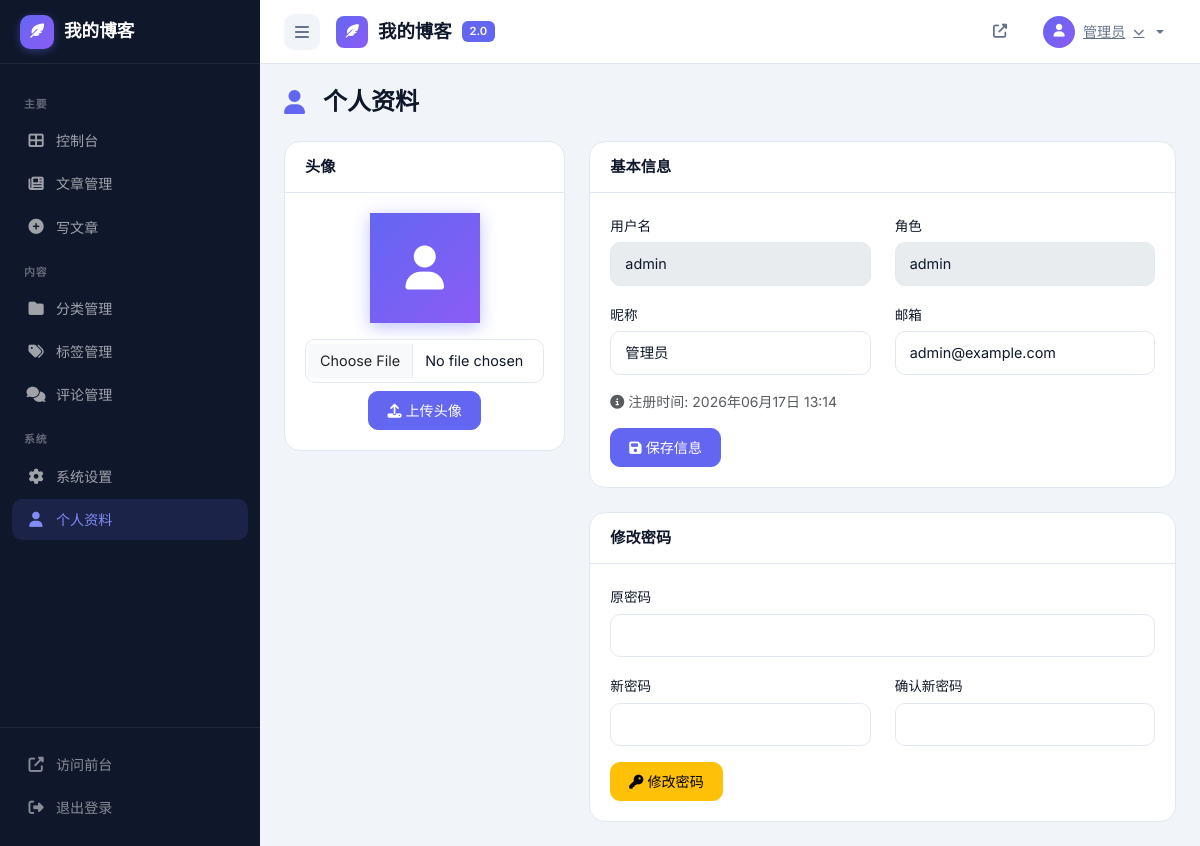
/admin/profile (signed in), run on the app's committed database.
### tables this page shows
CREATE TABLE IF NOT EXISTS `users` (
    `id` INT UNSIGNED AUTO_INCREMENT PRIMARY KEY,
    `username` VARCHAR(50) NOT NULL UNIQUE,
    `password` VARCHAR(255) NOT NULL,
    `email` VARCHAR(100) NOT NULL,
    `nickname` VARCHAR(50) DEFAULT '',
    `avatar` VARCHAR(255) DEFAULT '',
    `role` ENUM('admin','author','editor') DEFAULT 'author',
    `status` TINYINT(1) DEFAULT 1,
    `created_at` DATETIME DEFAULT CURRENT_TIMESTAMP,
    `updated_at` DATETIME DEFAULT CURRENT_TIMESTAMP ON UPDATE CURRENT_TIMESTAMP
);

### database.php (called while the page is built, shortened)
<?php
class Database {
    private static $instance = null;
    private $pdo;
    private $connected = false;
    private function __construct() {
        $dsn = 'mysql:host=' . DB_HOST . ';port=' . DB_PORT . ';charset=utf8mb4';
        try {
            $this->pdo = new PDO($dsn, DB_USER, DB_PASS, [
                PDO::ATTR_ERRMODE => PDO::ERRMODE_EXCEPTION,
                PDO::MYSQL_ATTR_INIT_COMMAND => "SET NAMES utf8mb4",
                PDO::ATTR_DEFAULT_FETCH_MODE => PDO::FETCH_ASSOC,
                PDO::ATTR_EMULATE_PREPARES => false,
            ]);
            $this->pdo->exec("USE `" . DB_NAME . "`");
            $this->connected = true;
        } catch (PDOException $e) {
            $this->connected = false;
            $this->pdo = null;
        }
    }
    public static function getInstance() {
        if (self::$instance === null) {
            self::$instance = new self();
        }
        return self::$instance;
    }
    public function isConnected() {
        return $this->connected;
    }
    public function query($sql, $params = []) {
        $stmt = $this->pdo->prepare($sql);
        $stmt->execute($params);
        return $stmt;
    }
    public function fetchAll($sql, $params = []) {
        $result = $this->query($sql, $params);
        return $result ? $result->fetchAll() : [];
    }
    public function fetchOne($sql, $params = []) {
        $result = $this->query($sql, $params);
        return $result ? $result->fetch() : false;
    }
}
function db() {
    return Database::getInstance();
}

### functions.php (called while the page is built, shortened)
<?php
function is_installed() {
    return db()->isConnected();
}
function clean($str) {
    return htmlspecialchars($str, ENT_QUOTES, 'UTF-8');
}
function format_date($date, $format = 'Y-m-d') {
    return date($format, strtotime($date));
}
function is_login() {
    return !empty($_SESSION['user_id']);
}
function current_user() {
    static $user = null;
    if ($user === null) {
        $user = db()->fetchOne("SELECT * FROM users WHERE id = ?", [$_SESSION['user_id']]);
    }
    return $user;
}
function get_option($key, $default = '') {
    $defaults = [
        'site_name' => '我的博客',
        'site_desc' => '一个简洁优雅的个人博客',
        'site_keywords' => '博客,技术,分享',
        'site_url' => 'http://localhost/boke',
        'admin_email' => 'admin@example.com',
        'comment_check' => '1',
        'posts_per_page' => '8',
    ];
    static $options = null;
    if ($options === null) {
        $rows = db()->fetchAll("SELECT option_key, option_value FROM options");
        $options = [];
        foreach ($rows as $row) {
            $options[$row['option_key']] = $row['option_value'];
        }
    }
    return isset($options[$key]) ? $options[$key] : (isset($defaults[$key]) ? $defaults[$key] : $default);
}
    ?>

### admin/profile.php (the view, shortened to what this page needs)
<?php
$user = current_user();
include __DIR__ . '/../admin/views/header.php';
?>
<div class="page-header">
    <h1><i class="fas fa-user me-2"></i>个人资料</h1>
</div>
<div class="row">
    <div class="col-lg-4">
        <div class="admin-card">
            <div class="admin-card-header">
                <h5>头像</h5>
            </div>
            <div class="admin-card-body text-center">
                <div class="profile-avatar mb-3">
                    <?php if ($user['avatar']): ?>
                    <img src="<?php echo clean($user['avatar']); ?>" alt="头像" style="width:120px;height:120px;border-radius:50%;object-fit:cover;">
                    <?php else: ?>
                    <div class="avatar-placeholder-lg">
                        <i class="fas fa-user"></i>
                    </div>
                    <?php endif; ?>
                </div>
                <form method="POST" enctype="multipart/form-data">
                    <input type="file" name="avatar" accept="image/*" class="form-control mb-2" required>
                    <button type="submit" class="btn btn-primary btn-sm">
                        <i class="fas fa-upload me-1"></i>上传头像
                    </button>
                </form>
            </div>
        </div>
    </div>
    <div class="col-lg-8">
        <div class="admin-card mb-4">
            <div class="admin-card-header">
                <h5>基本信息</h5>
            </div>
            <div class="admin-card-body">
                <form method="POST">
                    <div class="row mb-3">
                        <div class="col-md-6">
                            <label class="form-label">用户名</label>
                            <input type="text" class="form-control" value="<?php echo clean($user['username']); ?>" disabled>
                        </div>
                        <div class="col-md-6">
                            <label class="form-label">角色</label>
                            <input type="text" class="form-control" value="<?php echo $user['role']; ?>" disabled>
                        </div>
                    </div>
                    <div class="row mb-3">
                        <div class="col-md-6">
                            <label class="form-label">昵称</label>
                            <input type="text" name="nickname" class="form-control" value="<?php echo clean($user['nickname']); ?>" required>
                        </div>
                        <div class="col-md-6">
                            <label class="form-label">邮箱</label>
                            <input type="email" name="email" class="form-control" value="<?php echo clean($user['email']); ?>" required>
                        </div>
                    </div>
                    <div class="text-muted small mb-3">
                        <i class="fas fa-info-circle me-1"></i>注册时间: <?php echo format_date($user['created_at'], 'Y年m月d日 H:i'); ?>
                    </div>
                    <button type="submit" class="btn btn-primary">
                        <i class="fas fa-save me-1"></i>保存信息
                    </button>
                </form>
            </div>
        </div>
        <div class="admin-card">
            <div class="admin-card-header">
                <h5>修改密码</h5>
            </div>
            <div class="admin-card-body">
                <form method="POST">
                    <div class="mb-3">
                        <label class="form-label">原密码</label>
                        <input type="password" name="old_password" class="form-control" required>
                    </div>
                    <div class="row mb-3">
                        <div class="col-md-6">
                            <label class="form-label">新密码</label>
                            <input type="password" name="new_password" class="form-control" required minlength="6">
                        </div>
                        <div class="col-md-6">
                            <label class="form-label">确认新密码</label>
                            <input type="password" name="confirm_password" class="form-control" required minlength="6">
                        </div>
                    </div>
                    <button type="submit" class="btn btn-warning">
                        <i class="fas fa-key me-1"></i>修改密码
                    </button>
                </form>
            </div>
        </div>
    </div>
</div>
<?php include __DIR__ . '/../admin/views/footer.php'; ?>

### admin/views/header.php (shortened to what this page needs)
<?php
$siteName = get_option('site_name', SITE_NAME);
$currentUser = current_user();
$currentPage = basename($_SERVER['REQUEST_URI'], '.php');
?>
<!DOCTYPE html>
<html lang="zh-CN">
<head>
    <link rel="stylesheet" href="https://cdn.jsdelivr.net/npm/bootstrap@5.3.0/dist/css/bootstrap.min.css">
    <link rel="stylesheet" href="https://cdnjs.cloudflare.com/ajax/libs/font-awesome/6.4.0/css/all.min.css">
    <link rel="stylesheet" href="<?php echo SITE_URL; ?>/assets/css/admin.css">
</head>
<body>
<aside class="admin-sidebar" id="adminSidebar">
    <div class="sidebar-brand">
        <a href="<?php echo SITE_URL; ?>/admin/">
            <span class="brand-icon"><i class="fas fa-feather-alt"></i></span>
            <?php echo clean($siteName); ?>
        </a>
    </div>
    <div class="sidebar-menu">
        <div class="menu-label">主要</div>
        <a href="<?php echo SITE_URL; ?>/admin/dashboard" class="menu-item <?php echo $currentPage === 'index' || $currentPage === 'dashboard' || $currentPage === '' ? 'active' : ''; ?>">
            <i class="fas fa-th-large"></i><span>控制台</span>
        </a>
        <a href="<?php echo SITE_URL; ?>/admin/posts" class="menu-item <?php echo in_array($currentPage, ['posts', 'post-edit', 'post-add']) ? 'active' : ''; ?>">
            <i class="fas fa-newspaper"></i><span>文章管理</span>
        </a>
        <a href="<?php echo SITE_URL; ?>/admin/post-add" class="menu-item <?php echo $currentPage === 'post-add' ? 'active' : ''; ?>">
            <i class="fas fa-plus-circle"></i><span>写文章</span>
        </a>
        <div class="menu-label">内容</div>
        <a href="<?php echo SITE_URL; ?>/admin/categories" class="menu-item <?php echo $currentPage === 'categories' ? 'active' : ''; ?>">
            <i class="fas fa-folder"></i><span>分类管理</span>
        </a>
        <a href="<?php echo SITE_URL; ?>/admin/tags" class="menu-item <?php echo $currentPage === 'tags' ? 'active' : ''; ?>">
            <i class="fas fa-tags"></i><span>标签管理</span>
        </a>
        <a href="<?php echo SITE_URL; ?>/admin/comments" class="menu-item <?php echo $currentPage === 'comments' ? 'active' : ''; ?>">
            <i class="fas fa-comments"></i><span>评论管理</span>
        </a>
        <div class="menu-label">系统</div>
        <a href="<?php echo SITE_URL; ?>/admin/settings" class="menu-item <?php echo $currentPage === 'settings' ? 'active' : ''; ?>">
            <i class="fas fa-cog"></i><span>系统设置</span>
        </a>
        <a href="<?php echo SITE_URL; ?>/admin/profile" class="menu-item <?php echo $currentPage === 'profile' ? 'active' : ''; ?>">
            <i class="fas fa-user"></i><span>个人资料</span>
        </a>
    </div>
    <div class="sidebar-footer">
        <a href="<?php echo SITE_URL; ?>/" target="_blank" class="menu-item">
            <i class="fas fa-external-link-alt"></i><span>访问前台</span>
        </a>
        <a href="<?php echo SITE_URL; ?>/admin/logout" class="menu-item">
            <i class="fas fa-sign-out-alt"></i><span>退出登录</span>
        </a>
    </div>
</aside>
<nav class="admin-nav">
    <div class="admin-nav-left">
        <button class="sidebar-toggle" id="sidebarToggle">
            <i class="fas fa-bars"></i>
        </button>
        <a href="<?php echo SITE_URL; ?>/admin/" class="admin-logo">
            <span class="brand-icon"><i class="fas fa-feather-alt"></i></span>
            <?php echo clean($siteName); ?>
            <span style="font-size:0.7rem;background:var(--admin-primary);color:#fff;padding:2px 8px;border-radius:6px;font-weight:600;">2.0</span>
        </a>
    </div>
    <div class="admin-nav-right">
        <a href="<?php echo SITE_URL; ?>/" target="_blank" class="nav-link-icon" title="访问前台">
            <i class="fas fa-external-link-alt"></i>
        </a>
        <div class="nav-user dropdown">
            <a href="#" class="dropdown-toggle" data-bs-toggle="dropdown">
                <div style="width:32px;height:32px;border-radius:50%;background:linear-gradient(135deg,var(--admin-primary),#8b5cf6);display:flex;align-items:center;justify-content:center;color:#fff;font-size:0.8rem;">
                    <i class="fas fa-user"></i>
                </div>
                <?php echo clean($currentUser['nickname'] ?: $currentUser['username']); ?>
                <i class="fas fa-chevron-down" style="font-size:0.7rem;"></i>
            </a>
        </div>
    </div>
</nav>
<div class="admin-main">
    <div class="admin-content">

### data on the page
users: nickname "管理员", username "admin", role "admin", email "admin@example.com", created_at "2026年06月17日 13:14"

### other printed values
$siteName "我的博客"
